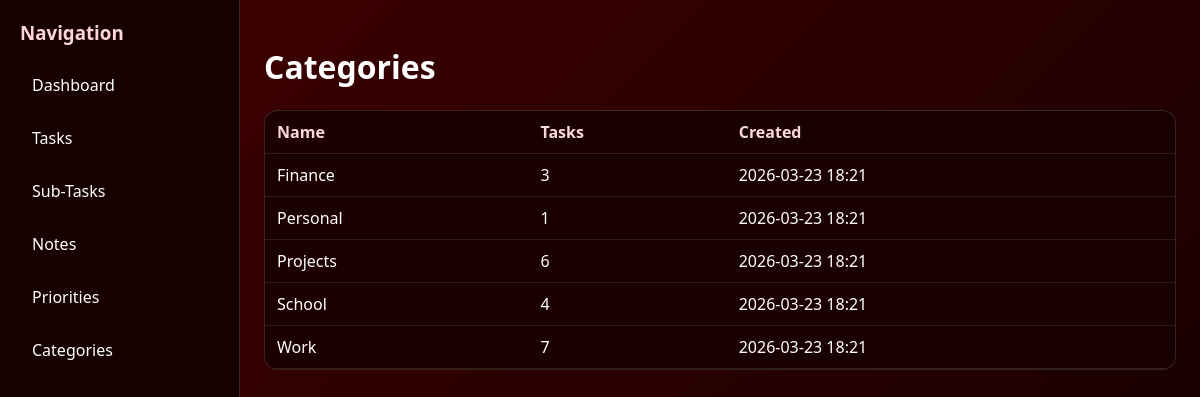
Page /categories/ (signed in) on the committed database.
### tasks/models.py (models this page shows, shortened)
class BaseModel(models.Model):
    created_at = models.DateTimeField(auto_now_add=True)
    updated_at = models.DateTimeField(auto_now=True)
    class Meta:
        abstract = True

class Category(BaseModel):
    name = models.CharField(max_length=100)
    class Meta:
        verbose_name_plural = "Categories"

### tasks/views.py (the view)
# urls.py: path('categories/', CategoryListView.as_view(), name='categories'),
class CategoryListView(LoginRequiredMixin, ListView):
    model = Category
    template_name = 'categories.html'
    context_object_name = 'categories'
    def get_queryset(self):
        return Category.objects.annotate(task_count=Count('task')).order_by('name')

### templates/categories.html (shortened to what this page needs)
<!doctype html>
<html lang="en">
  <head>
    {% load static %}
  </head>
  <body>
    <div class="layout">
      <aside class="sidebar">
        <h3>Navigation</h3>
        <ul>
          <li><a href="{% url 'dashboard' %}">Dashboard</a></li>
          <li><a href="{% url 'tasks' %}">Tasks</a></li>
          <li><a href="{% url 'subtasks' %}">Sub-Tasks</a></li>
          <li><a href="{% url 'notes' %}">Notes</a></li>
          <li><a href="{% url 'priorities' %}">Priorities</a></li>
          <li><a href="{% url 'categories' %}">Categories</a></li>
        </ul>
      </aside>
      <main class="content">
        <h1>Categories</h1>
        <div class="card">
          <table>
            <thead>
              <tr>
                <th>Name</th>
                <th>Tasks</th>
                <th>Created</th>
              </tr>
            </thead>
            <tbody>
              {% for category in categories %}
              <tr>
                <td>{{ category.name }}</td>
                <td>{{ category.task_count }}</td>
                <td>{{ category.created_at|date:'Y-m-d H:i' }}</td>
              </tr>
              {% empty %}
              <tr>
                <td colspan="3">No categories yet.</td>
              </tr>
              {% endfor %}
            </tbody>
          </table>
        </div>
      </main>
    </div>
  </body>
</html>

### templates/categories.html (style rules this page uses)
body { margin: 0; min-height: 100vh; font-family: "Segoe UI", Tahoma, Geneva, Verdana, sans-serif; color: #fff; background: linear-gradient(135deg, #410000, #120000); }
.layout { display: grid; grid-template-columns: 240px 1fr; min-height: 100vh; }
.sidebar { background: rgba(20, 0, 0, 0.92); border-right: 1px solid rgba(255, 255, 255, 0.15); padding: 20px; }
.sidebar h3 { margin-top: 0; color: #ffd6d6; }
.sidebar ul { list-style: none; padding: 0; margin: 10px 0 0; }
.sidebar li { margin: 11px 0; }
.sidebar a { color: #fff; text-decoration: none; display: block; padding: 10px 12px; border-radius: 8px; }
.content { padding: 24px; }
.card { background: rgba(24, 0, 0, 0.82); border: 1px solid rgba(255, 255, 255, 0.14); border-radius: 14px; overflow: hidden; }
table { width: 100%; border-collapse: collapse; }
th, td { padding: 10px 12px; border-bottom: 1px solid rgba(255, 255, 255, 0.1); text-align: left; }
th { color: #ffd8d8; }

### rows in the picture
Category: name "Finance", task_count "3", created_at "2026-03-23 18:21"
Category: name "Personal", task_count "1", created_at "2026-03-23 18:21"
Category: name "Projects", task_count "6", created_at "2026-03-23 18:21"
Category: name "School", task_count "4", created_at "2026-03-23 18:21"
Category: name "Work", task_count "7", created_at "2026-03-23 18:21"
